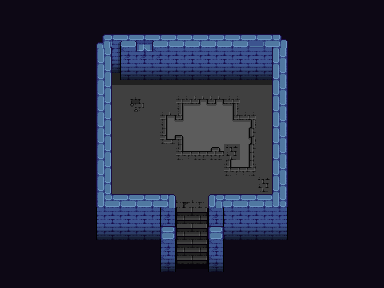

Tiled map render using the project's own tile images. Description and the whole map definition, tile-layer contents included, below:
An orthogonal 24x18 tile map with 16x16 px tiles, 3 tile layers (Base, Ground, Upper), 3 tilesets and 1 object (Entrance).

<map version="1.8" tiledversion="1.8.2" orientation="orthogonal" renderorder="right-down" width="24" height="18" tilewidth="16" tileheight="16" infinite="0" nextlayerid="7" nextobjectid="5">
 <tileset firstgid="1" source="../Tilesets/stock_dungeon_walls.tsx" />
 <tileset firstgid="369" source="../Tilesets/stock_dungeon_floor.tsx" />
 <tileset firstgid="707" source="../Tilesets/stock_dungeon_stairs.tsx" />
 <layer id="1" name="Base" width="24" height="18">
  <data encoding="csv">
438,438,438,438,438,438,438,438,438,438,438,438,438,438,438,438,438,438,438,438,438,438,438,438,
438,438,438,438,438,438,438,438,438,438,438,438,438,438,438,438,438,438,438,438,438,438,438,438,
438,438,438,438,438,438,438,438,438,438,438,438,438,438,438,438,438,438,438,438,438,438,438,438,
438,438,438,438,438,438,401,401,401,401,401,401,401,401,401,401,401,401,438,438,438,438,438,438,
438,438,438,438,438,438,401,401,401,401,401,401,401,401,401,401,401,401,438,438,438,438,438,438,
438,438,438,438,438,438,401,401,401,401,401,401,401,401,401,401,401,401,438,438,438,438,438,438,
438,438,438,438,438,438,401,401,401,401,401,396,475,475,398,401,401,401,438,438,438,438,438,438,
438,438,438,438,438,438,401,401,401,401,474,426,423,423,425,476,401,401,438,438,438,438,438,438,
438,438,438,438,438,438,401,401,401,401,526,400,423,423,423,502,401,401,438,438,438,438,438,438,
438,438,438,438,438,438,401,401,401,401,401,448,449,527,400,424,401,401,438,438,438,438,438,438,
438,438,438,438,438,438,401,401,401,401,401,401,401,401,448,450,401,401,438,438,438,438,438,438,
438,438,438,438,438,438,401,401,401,401,401,401,401,401,401,401,401,401,438,438,438,438,438,438,
438,438,438,438,438,438,401,401,401,401,401,741,743,401,401,401,401,401,438,438,438,438,438,438,
438,438,438,438,438,438,401,401,401,401,401,401,401,401,401,401,401,401,438,438,438,438,438,438,
438,438,438,438,438,438,401,401,401,401,127,401,401,127,401,401,401,401,438,438,438,438,438,438,
438,438,438,438,438,438,438,438,438,438,401,401,401,401,438,438,438,438,438,438,438,438,438,438,
438,438,438,438,438,438,438,438,438,438,438,438,438,438,438,438,438,438,438,438,438,438,438,438,
438,438,438,438,438,438,438,438,438,438,438,438,438,438,438,438,438,438,438,438,438,438,438,438
</data>
 </layer>
 <layer id="2" name="Ground" width="24" height="18">
  <data encoding="csv">
0,0,0,0,0,0,0,0,0,0,0,0,0,0,0,0,0,0,0,0,0,0,0,0,
0,0,0,0,0,0,0,0,0,0,0,0,0,0,0,0,0,0,0,0,0,0,0,0,
0,0,0,0,0,0,0,0,0,0,0,0,0,0,0,0,0,0,0,0,0,0,0,0,
0,0,0,0,0,0,71,177,335,336,118,118,118,118,118,118,118,73,0,0,0,0,0,0,
0,0,0,0,0,0,71,200,141,141,141,141,141,141,141,141,141,73,0,0,0,0,0,0,
0,0,0,0,0,0,71,271,271,271,271,271,271,271,271,271,271,73,0,0,0,0,0,0,
0,0,0,0,0,0,71,0,477,0,0,0,0,0,0,0,0,73,0,0,0,0,0,0,
0,0,0,0,0,0,71,0,0,0,0,0,0,0,0,0,0,73,0,0,0,0,0,0,
0,0,0,0,0,0,71,0,0,0,0,0,0,0,0,0,0,73,0,0,0,0,0,0,
0,0,0,0,0,0,71,0,0,0,0,0,0,0,504,0,0,73,0,0,0,0,0,0,
0,0,0,0,0,0,71,0,0,0,0,0,0,0,0,0,0,73,0,0,0,0,0,0,
0,0,0,0,0,0,71,0,0,0,0,0,0,0,0,0,504,73,0,0,0,0,0,0,
0,0,0,0,0,0,94,0,0,0,0,0,0,0,0,0,0,96,0,0,0,0,0,0,
0,0,0,0,0,0,117,118,118,118,127,765,767,127,118,118,118,119,0,0,0,0,0,0,
0,0,0,0,0,0,140,141,141,141,104,765,767,104,141,141,141,142,0,0,0,0,0,0,
0,0,0,0,0,0,0,0,0,0,127,789,791,127,0,0,0,0,0,0,0,0,0,0,
0,0,0,0,0,0,0,0,0,0,150,813,815,150,0,0,0,0,0,0,0,0,0,0,
0,0,0,0,0,0,0,0,0,0,0,0,0,0,0,0,0,0,0,0,0,0,0,0
</data>
 </layer>
 <layer id="3" name="Upper" width="24" height="18">
  <data encoding="csv">
0,0,0,0,0,0,0,0,0,0,0,0,0,0,0,0,0,0,0,0,0,0,0,0,
0,0,0,0,0,0,0,0,0,0,0,0,0,0,0,0,0,0,0,0,0,0,0,0,
0,0,0,0,0,0,51,154,312,313,95,95,95,95,95,309,310,52,0,0,0,0,0,0,
0,0,0,0,0,0,0,0,0,0,0,0,0,0,0,0,0,0,0,0,0,0,0,0,
0,0,0,0,0,0,0,0,0,0,0,0,0,0,0,0,0,0,0,0,0,0,0,0,
0,0,0,0,0,0,0,0,0,0,0,0,0,0,0,0,0,0,0,0,0,0,0,0,
0,0,0,0,0,0,0,0,0,0,0,0,0,0,0,0,0,0,0,0,0,0,0,0,
0,0,0,0,0,0,0,0,0,0,0,0,0,0,0,0,0,0,0,0,0,0,0,0,
0,0,0,0,0,0,0,0,0,0,0,0,0,0,0,0,0,0,0,0,0,0,0,0,
0,0,0,0,0,0,0,0,0,0,0,0,0,0,0,0,0,0,0,0,0,0,0,0,
0,0,0,0,0,0,0,0,0,0,0,0,0,0,0,0,0,0,0,0,0,0,0,0,
0,0,0,0,0,0,0,0,0,0,0,0,0,0,0,0,0,0,0,0,0,0,0,0,
0,0,0,0,0,0,0,95,95,95,75,0,0,74,95,95,95,0,0,0,0,0,0,0,
0,0,0,0,0,0,0,0,0,0,0,0,0,0,0,0,0,0,0,0,0,0,0,0,
0,0,0,0,0,0,0,0,0,0,0,0,0,0,0,0,0,0,0,0,0,0,0,0,
0,0,0,0,0,0,0,0,0,0,0,0,0,0,0,0,0,0,0,0,0,0,0,0,
0,0,0,0,0,0,0,0,0,0,0,0,0,0,0,0,0,0,0,0,0,0,0,0,
0,0,0,0,0,0,0,0,0,0,0,0,0,0,0,0,0,0,0,0,0,0,0,0
</data>
 </layer>
 <objectgroup id="4" name="Travel">
  <object id="3" name="Entrance" x="176" y="260" width="32" height="4">
   <properties>
    <property name="EntranceDir" value="Up" />
    <property name="Map" value="mapDungeon1" />
   </properties>
  </object>
 </objectgroup>
 <objectgroup id="5" name="MapObject" />
 <objectgroup id="6" name="Character" />
</map>
